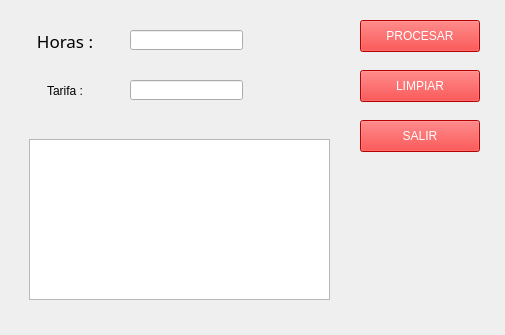
<?xml version="1.0" encoding="UTF-8"?>
<ui version="4.0">
 <class>MainWindow</class>
 <widget class="QMainWindow" name="MainWindow">
  <property name="geometry">
   <rect>
    <x>0</x>
    <y>0</y>
    <width>505</width>
    <height>335</height>
   </rect>
  </property>
  <property name="windowTitle">
   <string>MainWindow</string>
  </property>
  <widget class="QWidget" name="centralwidget">
   <widget class="QPushButton" name="btnProcesar">
    <property name="geometry">
     <rect>
      <x>360</x>
      <y>20</y>
      <width>120</width>
      <height>32</height>
     </rect>
    </property>
    <property name="styleSheet">
     <string notr="true">color: rgb(255, 255, 255);
background-color: rgb(255, 0, 0);
font: 75 18pt &quot;Agency FB&quot;;</string>
    </property>
    <property name="text">
     <string>PROCESAR</string>
    </property>
   </widget>
   <widget class="QPushButton" name="btnLimpiar">
    <property name="geometry">
     <rect>
      <x>360</x>
      <y>70</y>
      <width>120</width>
      <height>32</height>
     </rect>
    </property>
    <property name="styleSheet">
     <string notr="true">color: rgb(255, 255, 255);
background-color: rgb(255, 0, 0);
font: 75 18pt &quot;Agency FB&quot;;</string>
    </property>
    <property name="text">
     <string>LIMPIAR</string>
    </property>
   </widget>
   <widget class="QPushButton" name="btnSalir">
    <property name="geometry">
     <rect>
      <x>360</x>
      <y>120</y>
      <width>120</width>
      <height>32</height>
     </rect>
    </property>
    <property name="styleSheet">
     <string notr="true">color: rgb(255, 255, 255);
background-color: rgb(255, 0, 0);
font: 75 18pt &quot;Agency FB&quot;;</string>
    </property>
    <property name="text">
     <string>SALIR</string>
    </property>
   </widget>
   <widget class="QLabel" name="lblHoras">
    <property name="geometry">
     <rect>
      <x>20</x>
      <y>20</y>
      <width>90</width>
      <height>41</height>
     </rect>
    </property>
    <property name="font">
     <font>
      <family>Gill Sans Ultra Bold</family>
      <pointsize>13</pointsize>
      <weight>50</weight>
      <italic>false</italic>
      <bold>false</bold>
     </font>
    </property>
    <property name="styleSheet">
     <string notr="true">font: 13pt &quot;Gill Sans Ultra Bold&quot;;</string>
    </property>
    <property name="text">
     <string>Horas :</string>
    </property>
    <property name="alignment">
     <set>Qt::AlignCenter</set>
    </property>
   </widget>
   <widget class="QLabel" name="lblTarifa">
    <property name="geometry">
     <rect>
      <x>20</x>
      <y>70</y>
      <width>90</width>
      <height>41</height>
     </rect>
    </property>
    <property name="styleSheet">
     <string notr="true">font: 13pt &quot;Gill Sans Ultra Bold&quot;;</string>
    </property>
    <property name="text">
     <string>Tarifa :</string>
    </property>
    <property name="alignment">
     <set>Qt::AlignCenter</set>
    </property>
   </widget>
   <widget class="QLineEdit" name="txtHoras">
    <property name="geometry">
     <rect>
      <x>130</x>
      <y>30</y>
      <width>113</width>
      <height>20</height>
     </rect>
    </property>
    <property name="focusPolicy">
     <enum>Qt::StrongFocus</enum>
    </property>
   </widget>
   <widget class="QLineEdit" name="txtTarifa">
    <property name="geometry">
     <rect>
      <x>130</x>
      <y>80</y>
      <width>113</width>
      <height>20</height>
     </rect>
    </property>
   </widget>
   <widget class="QTextEdit" name="txtS">
    <property name="geometry">
     <rect>
      <x>29</x>
      <y>139</y>
      <width>301</width>
      <height>161</height>
     </rect>
    </property>
   </widget>
   <widget class="QLabel" name="lblIcon">
    <property name="geometry">
     <rect>
      <x>350</x>
      <y>170</y>
      <width>131</width>
      <height>131</height>
     </rect>
    </property>
    <property name="text">
     <string/>
    </property>
    <property name="pixmap">
     <pixmap>trabajo.png</pixmap>
    </property>
    <property name="scaledContents">
     <bool>true</bool>
    </property>
   </widget>
  </widget>
 </widget>
 <tabstops>
  <tabstop>txtHoras</tabstop>
  <tabstop>txtTarifa</tabstop>
  <tabstop>btnProcesar</tabstop>
  <tabstop>btnLimpiar</tabstop>
  <tabstop>btnSalir</tabstop>
  <tabstop>txtS</tabstop>
 </tabstops>
 <resources/>
 <connections/>
</ui>
